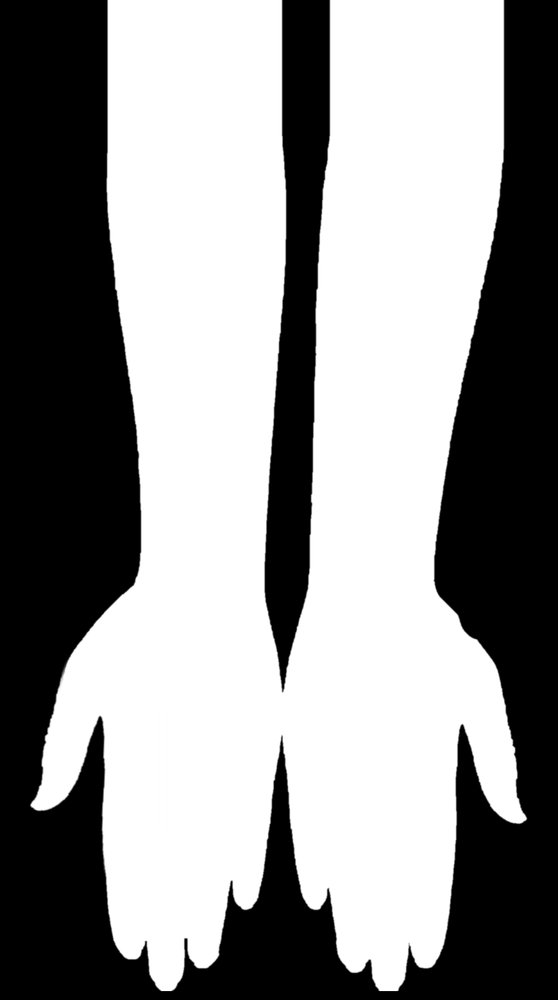
#> input picture assets/tryon-source/mask.png, 558 x 1000 px, shrunk from 938 x 1680 before the run
$ python front_fill.py
#> lines starting #> are read from the running program, lines starting #| are printed output that depends on the picture; after the words box and inside, x2 and y2 are one past the last pixel; in counts of white or black regions, pixels touching at a corner belong together
# Front textures for the 3D model: the design photos (assets/tryon-source/atlas-*.jpg) with everything outside the
# hand outline replaced by the neighbouring skin, so the rim and the blurred side-wall samples never pick up the
# photo's silk background. Inside the outline the pixels are untouched.
#   python scripts/model3d/front_fill.py
import glob, pathlib
import cv2
import numpy as np
ROOT = pathlib.Path(__file__).resolve().parents[2]
TRY = ROOT / "assets/tryon-source"  # Photo 3D source photos (mask, height map, design atlases, manifest); not served
m = cv2.imread(str(TRY / "mask.png"), 0).astype(np.float32) / 255
#> m: shape (1000, 558) float32; min 0, max 1, mean 0.57
# a 2px skin margin inside the outline is rebuilt too: the photo's own edge pixels carry dark specks / silk colour
trusted = cv2.erode((m > 0.6).astype(np.uint8), np.ones((5, 5), np.uint8)) > 0
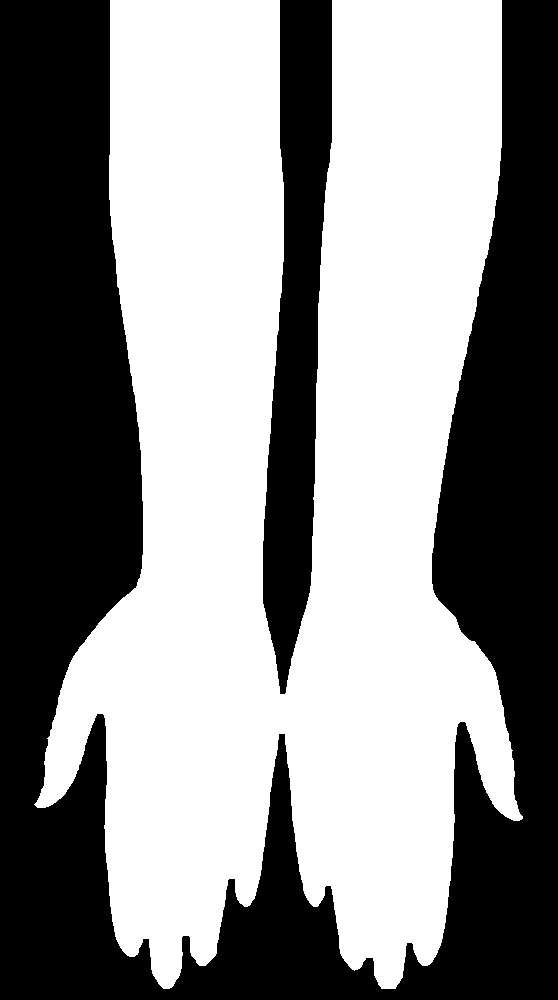
#> trusted: shape (1000, 558) bool; 55% white; 2 black regions, box (x1, y1, x2, y2) and area: (0, 0, 558, 1000) 221837, (263, 0, 332, 694) 29533
# where the two palms touch, the photo has a dark crease between them; the 3D hands are parted there, so rebuild it
H, W = m.shape
#> H = 1000; W = 558
binm = (m > 0.5).astype(np.uint8)
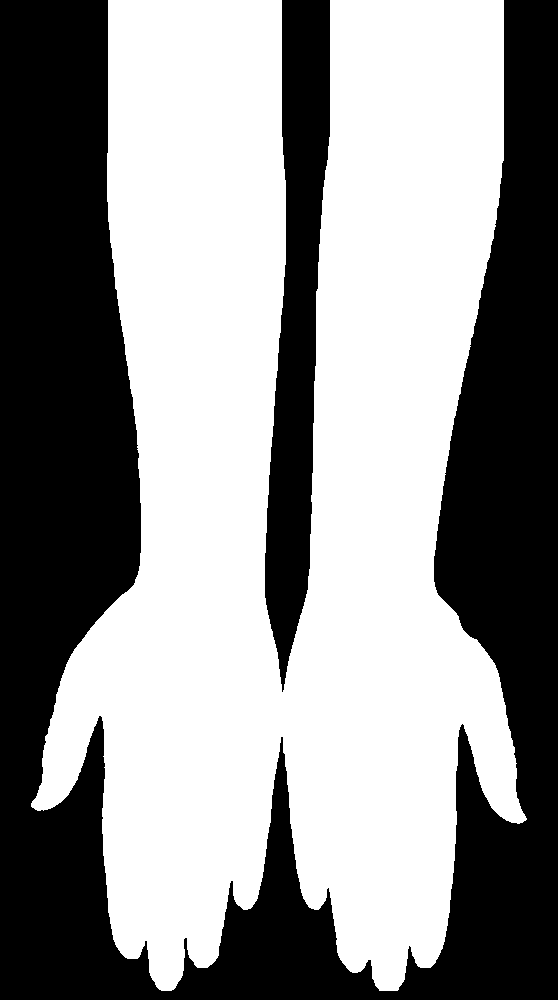
#> binm: shape (1000, 558); values 0 (black) and 1 (white), 57% white; 2 black regions, box (x1, y1, x2, y2) and area: (0, 0, 558, 1000) 213435, (265, 0, 330, 692) 26406
cols = binm[:, W // 2 - 60: W // 2 + 60].sum(0)
#> cols = 120 values, max 956 at index 119, min 99 at index 67, mean 656.7
mid = W // 2 - 60 + int(np.argmin(cols))
#> mid = 286
xx = np.arange(W)[None, :]
trusted &= ~(np.abs(xx - mid) < 9)
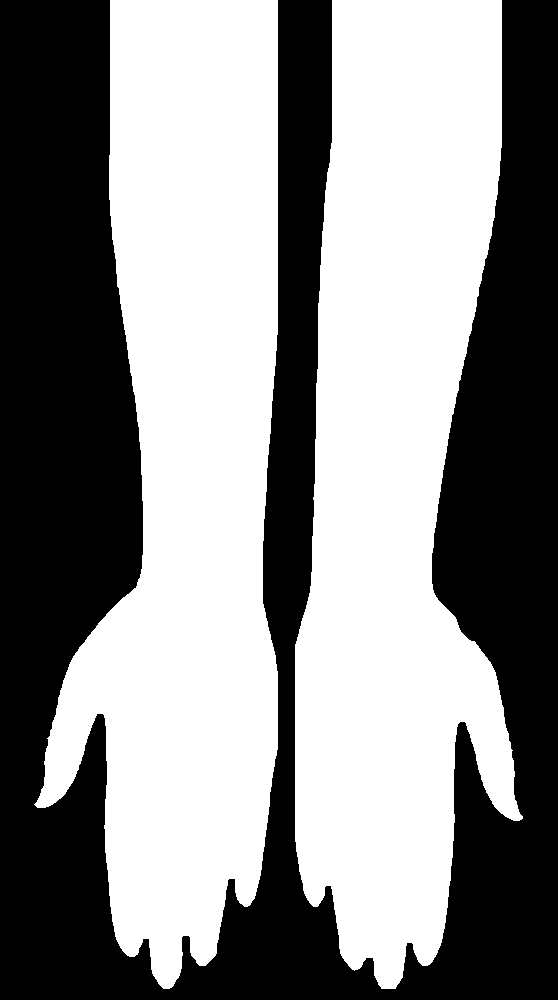
#> trusted: shape (1000, 558) bool; 54.5% white; 1 black region, box (x1, y1, x2, y2) and area: (0, 0, 558, 1000) 253990
band = cv2.dilate((m > 0.02).astype(np.uint8), np.ones((41, 41), np.uint8)) > 0
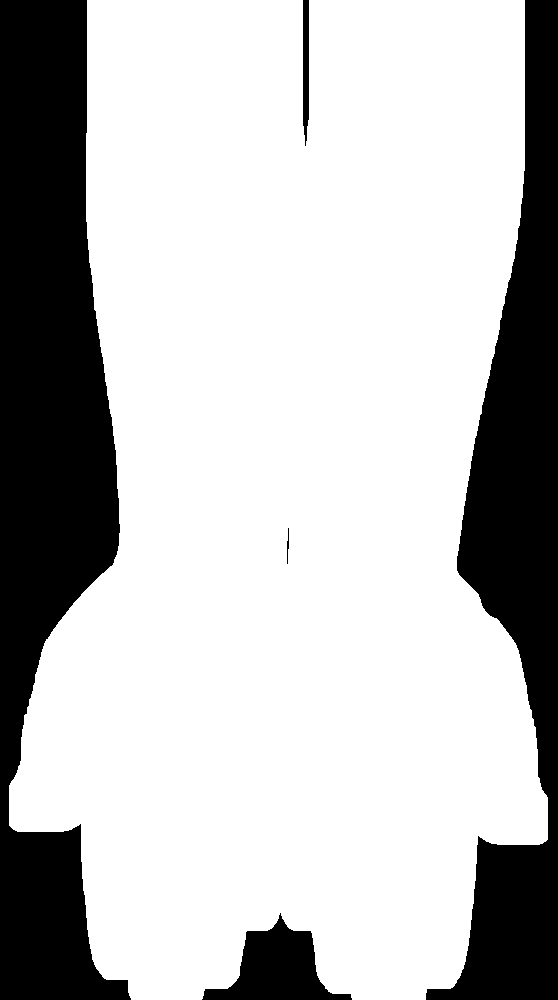
#> band: shape (1000, 558) bool; 74.1% white; 5 black regions, box (x1, y1, x2, y2) and area: (0, 0, 131, 1000) 81124, (426, 0, 558, 1000) 56443, (202, 913, 352, 1000) 6018, (303, 0, 309, 146) 794, (287, 528, 289, 564) 44
for f in sorted(glob.glob(str(TRY / "atlas-*.jpg"))):
    img = cv2.imread(f)
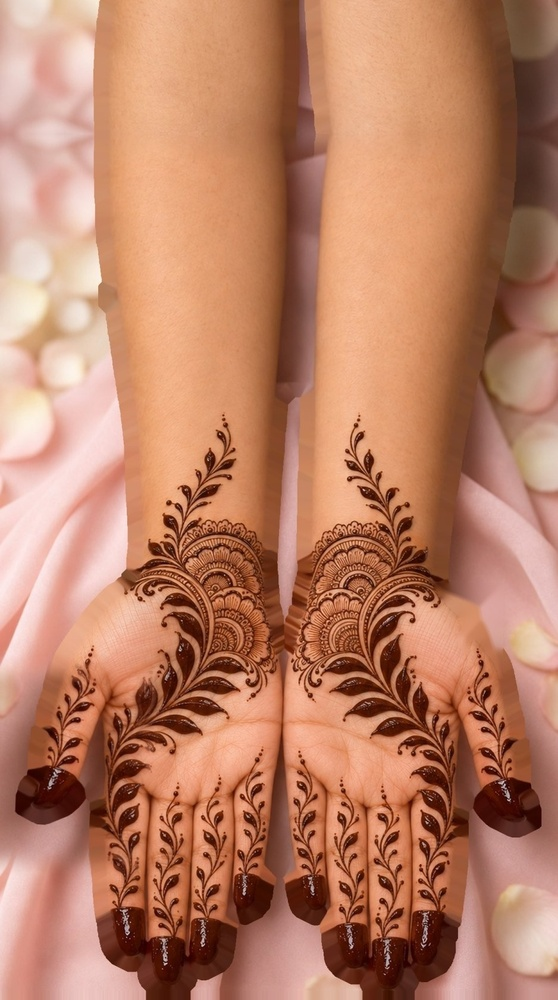
#> input picture assets/tryon-source/atlas-arabic.jpg, 558 x 1000 px, shrunk from 938 x 1680 before the run
#> img is the input picture: shape (1000, 558, 3); mean B, G, R 101.4, 127.9, 186.6
    skin = np.median(img[trusted], 0)
#> skin = [100, 139, 211]
    base = img.copy()
    base[~trusted] = skin
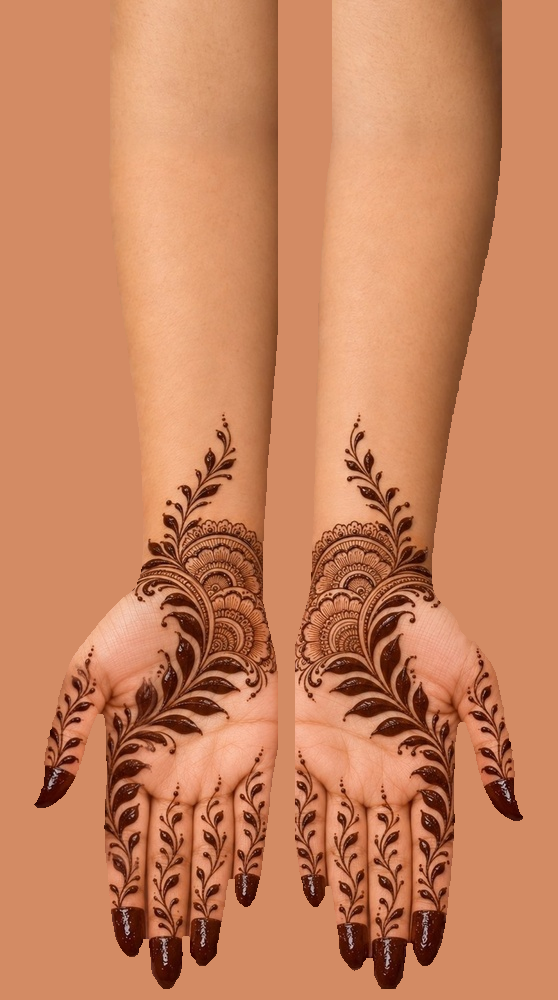
#> base: shape (1000, 558, 3); mean B, G, R 93.6, 130.4, 199.4
    filled = cv2.inpaint(base, ((~trusted) & band).astype(np.uint8) * 255, 6, cv2.INPAINT_TELEA)
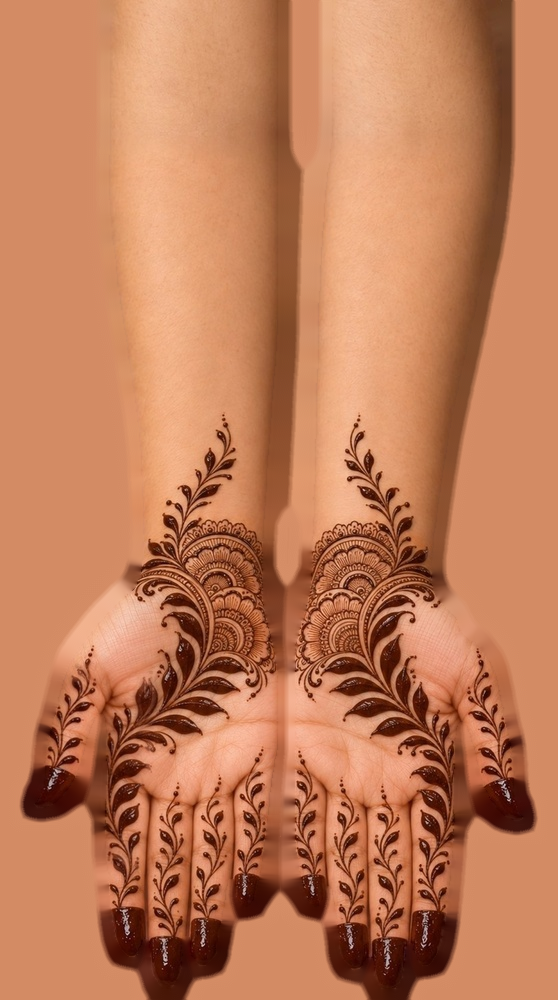
#> filled: shape (1000, 558, 3); mean B, G, R 88.9, 124.6, 192.6
    filled[~band] = skin
    a = cv2.GaussianBlur(trusted.astype(np.float32), (0, 0), 1.2)[..., None]
    out = (img * a + filled * (1 - a)).astype(np.uint8)
    dst = ROOT / "public/tryon/model" / pathlib.Path(f).name.replace("atlas-", "front-")
    cv2.imwrite(str(dst), out, [cv2.IMWRITE_JPEG_QUALITY, 90])
    print(dst.name)
#> pass 2 of the loop `for f in sorted(glob.glob(str(TRY / "atlas-*.jpg"))):`:
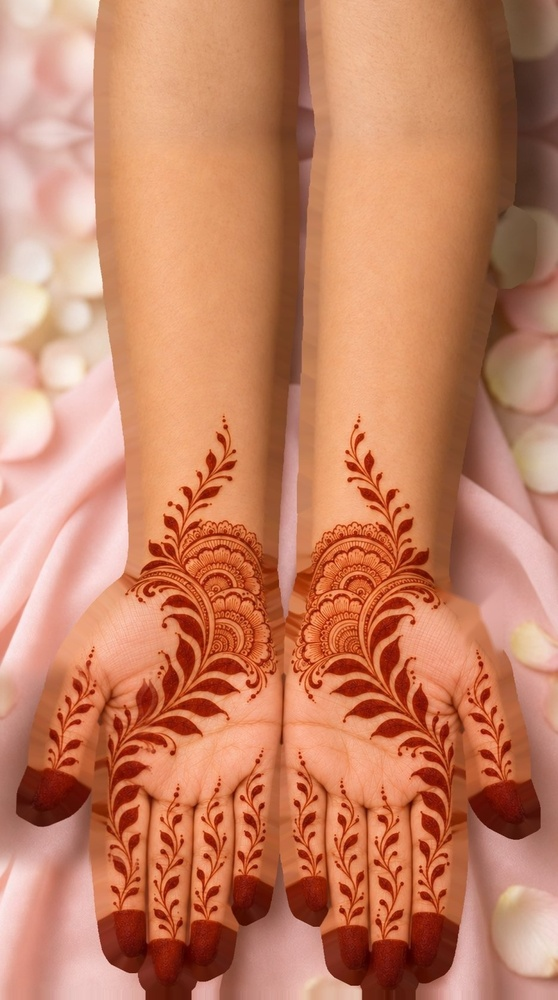
#> input picture assets/tryon-source/atlas-arabic_stain.jpg, 558 x 1000 px, shrunk from 938 x 1680 before the run
#> img is the input picture: shape (1000, 558, 3); mean B, G, R 99.7, 129.9, 198.7
#> skin = [96, 140, 222]
#> `base[~trusted] = skin`:
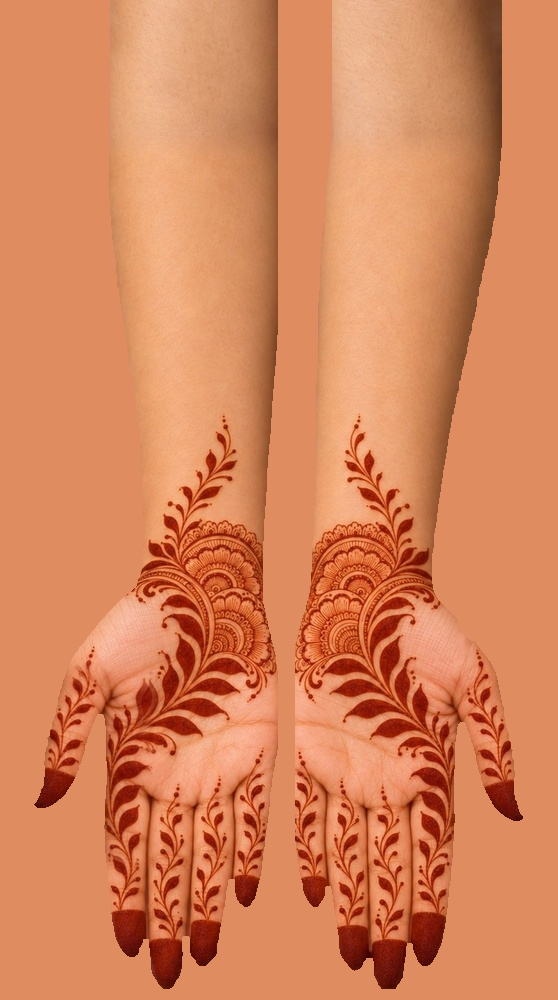
#> base: shape (1000, 558, 3); mean B, G, R 89.8, 131.7, 213.6
#> `filled = cv2.inpaint(base, ((~trusted) & band).astype(np.uint8) * 255,..`:
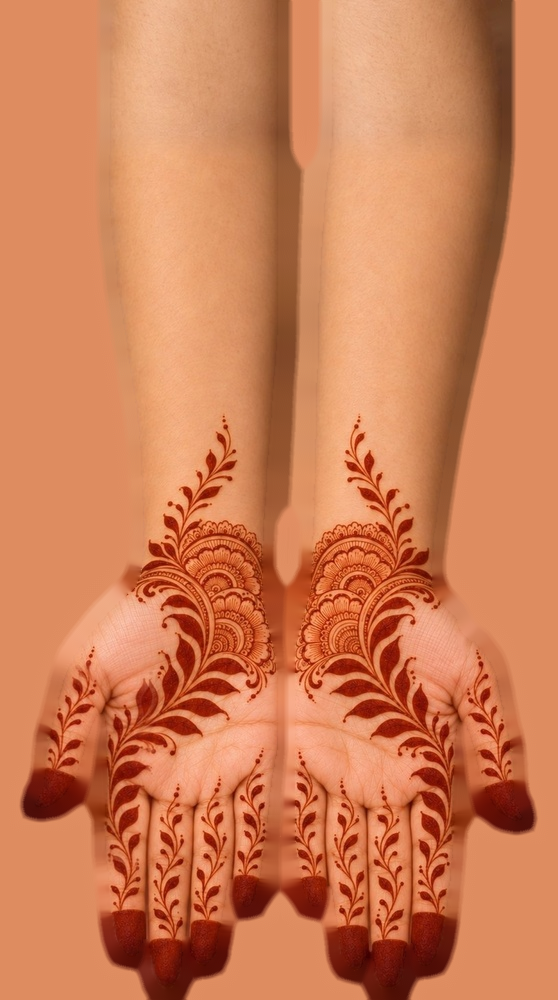
#> filled: shape (1000, 558, 3); mean B, G, R 85.4, 126.1, 207.1
#> pass 3 of the loop `for f in sorted(glob.glob(str(TRY / "atlas-*.jpg"))):`:
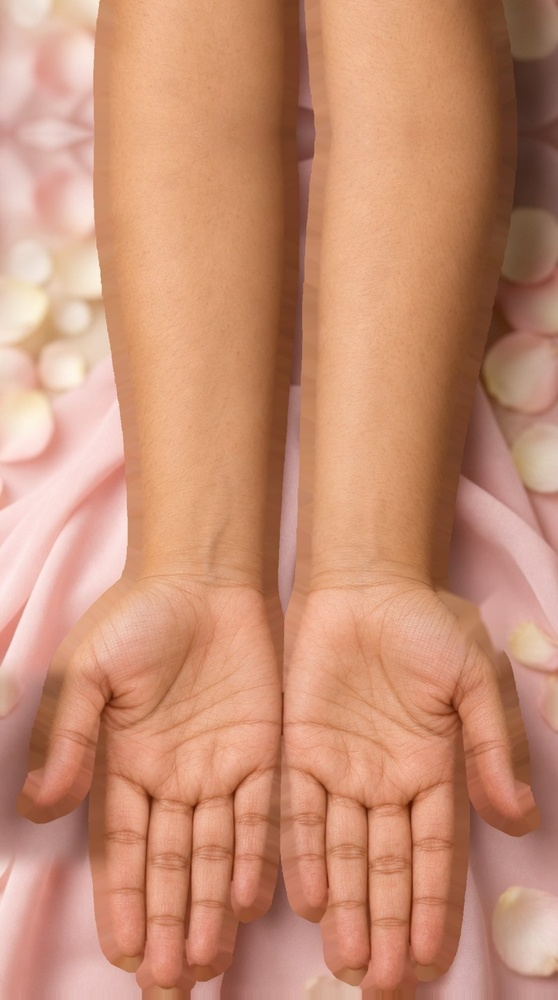
#> input picture assets/tryon-source/atlas-bare.jpg, 558 x 1000 px, shrunk from 938 x 1680 before the run
#> img is the input picture: shape (1000, 558, 3); mean B, G, R 115.9, 143.1, 200
#> skin = [116, 153, 219]
#> `base[~trusted] = skin`:
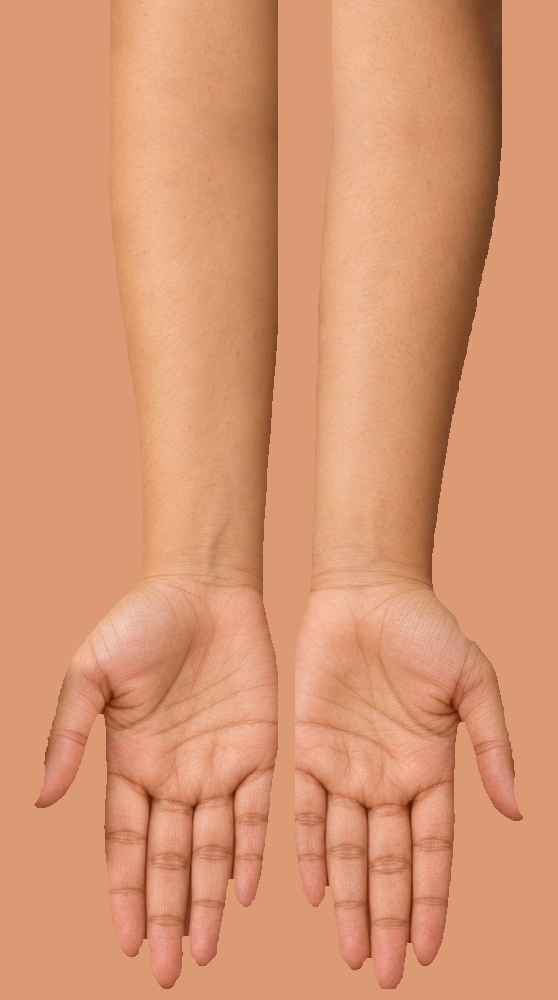
#> base: shape (1000, 558, 3); mean B, G, R 113.3, 149.6, 214.3
#> `filled = cv2.inpaint(base, ((~trusted) & band).astype(np.uint8) * 255,..`:
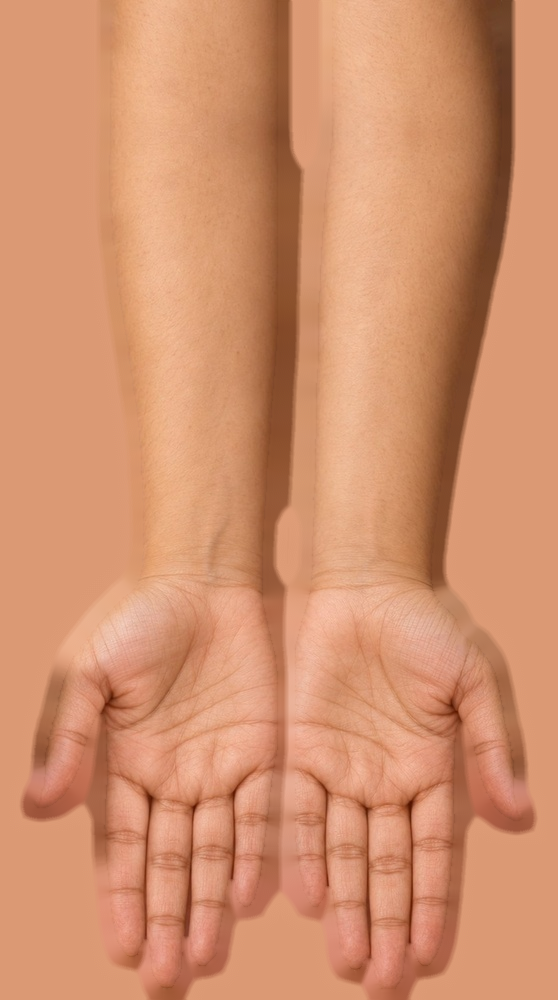
#> filled: shape (1000, 558, 3); mean B, G, R 109.2, 145, 209.6
